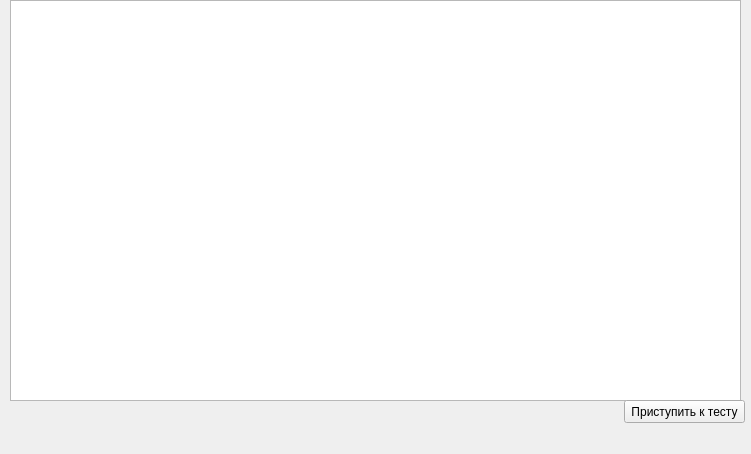
<?xml version="1.0" encoding="UTF-8"?>
<ui version="4.0">
 <class>LectWindow</class>
 <widget class="QMainWindow" name="LectWindow">
  <property name="geometry">
   <rect>
    <x>0</x>
    <y>0</y>
    <width>751</width>
    <height>454</height>
   </rect>
  </property>
  <property name="sizePolicy">
   <sizepolicy hsizetype="Fixed" vsizetype="Fixed">
    <horstretch>0</horstretch>
    <verstretch>0</verstretch>
   </sizepolicy>
  </property>
  <property name="minimumSize">
   <size>
    <width>751</width>
    <height>454</height>
   </size>
  </property>
  <property name="maximumSize">
   <size>
    <width>751</width>
    <height>454</height>
   </size>
  </property>
  <property name="windowTitle">
   <string>MainWindow</string>
  </property>
  <widget class="QWidget" name="centralwidget">
   <widget class="QTextEdit" name="textEdit">
    <property name="geometry">
     <rect>
      <x>10</x>
      <y>0</y>
      <width>731</width>
      <height>401</height>
     </rect>
    </property>
    <property name="readOnly">
     <bool>true</bool>
    </property>
   </widget>
   <widget class="QPushButton" name="nextButton">
    <property name="geometry">
     <rect>
      <x>624</x>
      <y>400</y>
      <width>121</width>
      <height>23</height>
     </rect>
    </property>
    <property name="text">
     <string>Приступить к тесту</string>
    </property>
   </widget>
  </widget>
  <widget class="QMenuBar" name="menubar">
   <property name="geometry">
    <rect>
     <x>0</x>
     <y>0</y>
     <width>751</width>
     <height>21</height>
    </rect>
   </property>
  </widget>
 </widget>
 <resources/>
 <connections/>
</ui>
